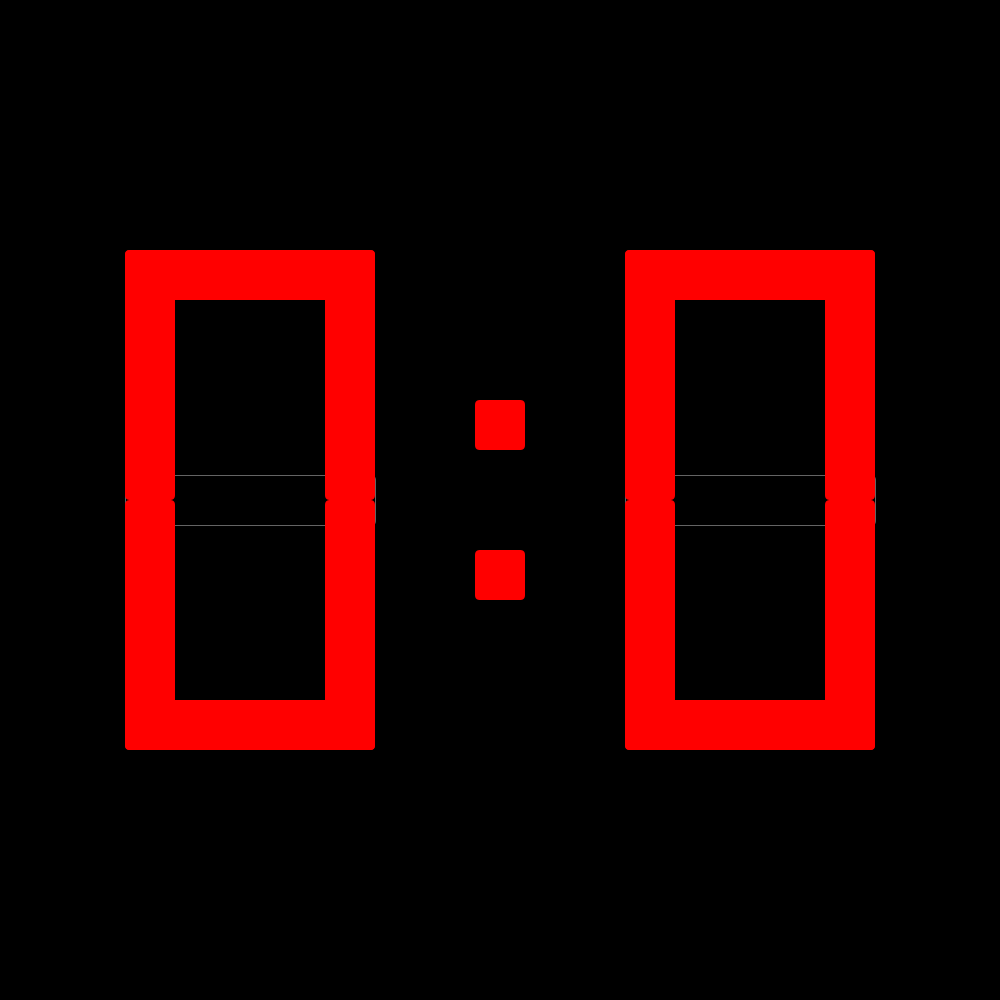
Frame 1 (no input)
Frame 60 (the mouse pressed at the canvas centre just before this capture): identical to frame 1, image omitted
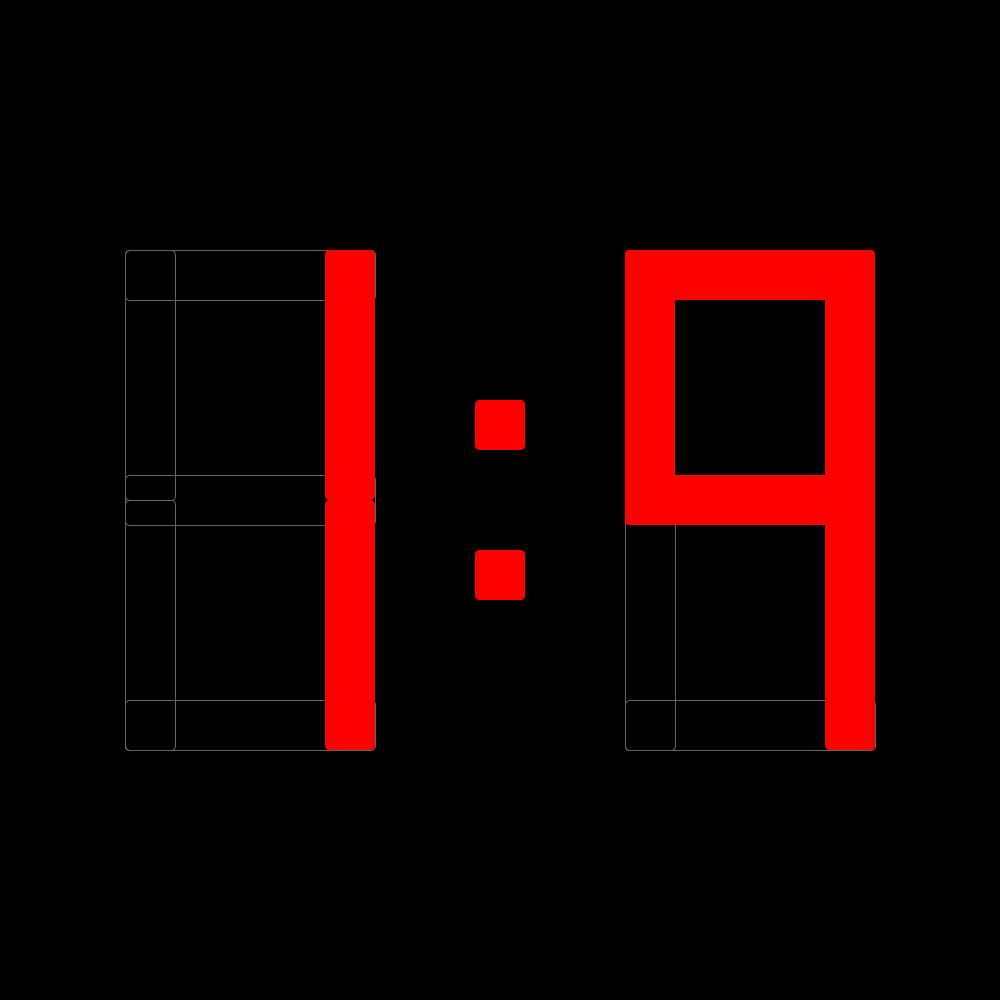
Frame 120 (the mouse held since frame 60 and released just before this capture)

The Processing sketch that drew these frames (run headless with seeded random() and noise(); from frame 60 on, the mouse is pressed at the canvas centre):

// Processing sketch: SevenSegementDisplay
// ── SevenSegementDisplay.pde
final int windowWidth   = 1000,
          windowHeight  = 1000;
          
final int showTime = 1000;

int lastShowChange = 0;

SevenSegmentDisplay l,r;
Colon colon;

void settings(){
  size(windowWidth,windowHeight);
}
void setup(){
  frameRate(100);
  l =  new SevenSegmentDisplay(250,500,50);
  r =  new SevenSegmentDisplay(250,500,50);
  colon = new Colon(50);
   lastShowChange = millis();
}

boolean timeUp(){
  int now = millis();
  if(now - lastShowChange >= showTime){
    lastShowChange = now;
    return true;
  }
  return false;
} 

void draw(){
  background(0);
  pushMatrix();
  translate(width/4.-l.w/2., height/2. - l.h/2.);
  l.display();
  popMatrix();
  pushMatrix();
  translate(width/2.-colon.w/2., height/2. - colon.w*2.);
  colon.display();
  popMatrix();
  pushMatrix();
  translate(3*width/4-r.w/2., height/2. - r.h/2.);
  r.display();
  popMatrix();
  
  //s.val(9);
  if (timeUp()){
    l.inc();
    r.dec();
  }
}
// ── SevenSegmentDisplay.pde
class SevenSegmentDisplay {
  
  class Segment{
    float x1,x2,y1,y2,w,h;
    boolean illuminated = false;
    
    final int rectRoundingRadius = 5;
    
    color col = color(255,0,0);
    
    Segment(float x,float y, float ww, float hh){
      x1 = x;
      y1 = y;
      w = ww;
      h = hh;
      x2 = x + w;
      y2 = y + h;
    }
    
    void activate(boolean on){
      illuminated = on;
    }
    
    void display(){
      pushStyle();
      if (illuminated){
        noStroke();
        fill(col);
      }
      else {
        stroke(100);
        noFill();
      }
      rect(x1,y1,w,h,rectRoundingRadius);
      popStyle();
    }
  }
    
  Segment segVec[] = new Segment[7];  
  float w,h,swh;
  
  int value;
  
  ArrayList<Integer> onVec = new ArrayList<Integer>();
  
  SevenSegmentDisplay(float ww, float hh, float swhh){
    w = ww;
    h = hh;
    swh = swhh;
    
    // horizontal  
    segVec[0] =  new Segment(0,0,w,swh);
    segVec[1] =  new Segment(0,h/2.-swh/2.,w,swh);
    segVec[2] =  new Segment(0,h-swh,w,swh);
    
    // vertical
    segVec[3] =  new Segment(0,0,swh,h/2.0);
    segVec[4] =  new Segment(w-swh,0,swh,h/2.0);
    segVec[5] =  new Segment(0,h/2.,swh,h/2.0);
    segVec[6] =  new Segment(w-swh,h/2.0,swh,h/2.0);
    
    val(0);
  }
  
  void inc(){
    val((value+1)%10);
  }
  void dec(){
    val(value-1 < 0 ? 9 : value-1);
  }
  
  void val(int v){
    value = v;
    for (int i =0;i<segVec.length;i++){
      segVec[i].activate(false);
    }
    switch(v){
      case 0:
        for (int i =0;i<segVec.length;i++){
          segVec[i].activate(true);
        }  
        segVec[1].activate(false);
        break;
      case 1:
        segVec[4].activate(true);
        segVec[6].activate(true);
        break;
      case 2:
        segVec[0].activate(true);
        segVec[1].activate(true);
        segVec[2].activate(true);
        segVec[4].activate(true);
        segVec[5].activate(true);
        break;
      case 3:
        segVec[0].activate(true);
        segVec[1].activate(true);
        segVec[2].activate(true);
        segVec[4].activate(true);
        segVec[6].activate(true);
        break;
      case 4:
        //segVec[0].activate(true);
        segVec[1].activate(true);
        //segVec[2].activate(true);
        segVec[3].activate(true);
        segVec[4].activate(true);
        //segVec[5].activate(true);
        segVec[6].activate(true);
        break;
      case 5:
        segVec[0].activate(true);
        segVec[1].activate(true);
        segVec[2].activate(true);
        segVec[3].activate(true);
        //segVec[4].activate(true);
        //segVec[5].activate(true);
        segVec[6].activate(true);
        break;
      case 6:
        //segVec[0].activate(true);
        segVec[1].activate(true);
        segVec[2].activate(true);
        segVec[3].activate(true);
        //segVec[4].activate(true);
        segVec[5].activate(true);
        segVec[6].activate(true);
        break;
      case 7:
        segVec[0].activate(true);
        //segVec[1].activate(true);
        //segVec[2].activate(true);
        //segVec[3].activate(true);
        segVec[4].activate(true);
        //segVec[5].activate(true);
        segVec[6].activate(true);
        break;
      case 8:
        for (int i =0;i<segVec.length;i++){
          segVec[i].activate(true);
        }  
        break;
      case 9:
        segVec[0].activate(true);
        segVec[1].activate(true);
        //segVec[2].activate(true);
        segVec[3].activate(true);
        segVec[4].activate(true);
        //segVec[5].activate(true);
        segVec[6].activate(true);
        break;
    }
  }
  void display(){
    for (int i =0;i<segVec.length;i++){
        if (!segVec[i].illuminated){
          segVec[i].display();
      }
    }
    for (int i =0;i<segVec.length;i++){
       if (segVec[i].illuminated){
         segVec[i].display();
       }
    }
  }
}

class Colon{
  float x1,y1,x2,y2,w;
  
  final int rectRoundingRadius = 5;
  
  color col = color(255,0,0);
  
  Colon(float ww){
    x1 = 0;
    y1 = 0;
    w = ww;
    x2 = x1 + w;
    y2 = y1 + w;
  }
  void doRect(){
    rect(0,0,w,w,rectRoundingRadius);
  }
  void display(){
    pushStyle();
    pushMatrix();
    noStroke();
    fill(col);
    doRect();
    translate(0,3*w);
    doRect();
    popMatrix();
    popStyle();
  }
}
  
